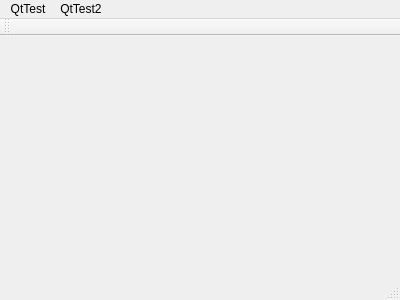
<?xml version="1.0" encoding="UTF-8"?>
<ui version="4.0">
 <class>MainWindow</class>
 <widget class="QMainWindow" name="MainWindow">
  <property name="geometry">
   <rect>
    <x>0</x>
    <y>0</y>
    <width>400</width>
    <height>300</height>
   </rect>
  </property>
  <property name="windowTitle">
   <string>MainWindow</string>
  </property>
  <widget class="QWidget" name="centralWidget"/>
  <widget class="QMenuBar" name="menuBar">
   <property name="geometry">
    <rect>
     <x>0</x>
     <y>0</y>
     <width>400</width>
     <height>22</height>
    </rect>
   </property>
   <widget class="QMenu" name="menuQtTest">
    <property name="title">
     <string>QtTest</string>
    </property>
   </widget>
   <widget class="QMenu" name="menuQtTest2">
    <property name="title">
     <string>QtTest2</string>
    </property>
   </widget>
   <addaction name="menuQtTest"/>
   <addaction name="menuQtTest2"/>
  </widget>
  <widget class="QToolBar" name="mainToolBar">
   <attribute name="toolBarArea">
    <enum>TopToolBarArea</enum>
   </attribute>
   <attribute name="toolBarBreak">
    <bool>false</bool>
   </attribute>
  </widget>
  <widget class="QStatusBar" name="statusBar"/>
 </widget>
 <layoutdefault spacing="6" margin="11"/>
 <resources/>
 <connections/>
</ui>
